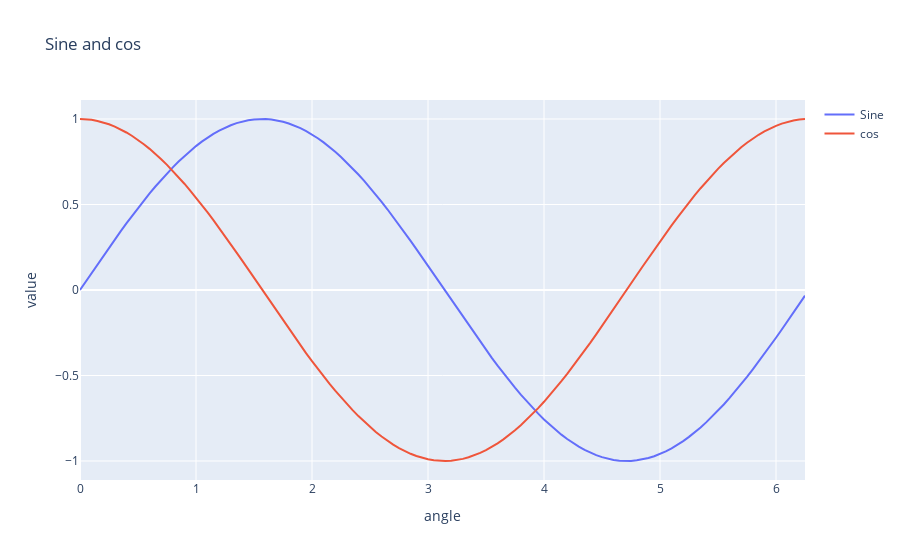

Notebook code cell kept with this figure:
### Markdown cell above
### Legends

### Code cell
xpoints = np.arange(0, math.pi*2, 0.05)
y1 = np.sin(xpoints)
y2 = np.cos(xpoints)
trace0 = go.Scatter(
   x = xpoints,
   y = y1,
   name='Sine'
)
trace1 = go.Scatter(
   x = xpoints,
   y = y2,
   name = 'cos'
)
data = [trace0, trace1]
layout = go.Layout(title = "Sine and cos", xaxis = {'title':'angle'}, yaxis = {'title':'value'})
fig = go.Figure(data = data, layout = layout)
iplot(fig)
